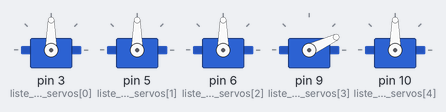
Simulated run of this sketch. Board: Arduino Uno, built with avr-gcc and run on an emulated ATmega328P. Parts: 5 × servo.

Above: at 0.15 s.
Timing chart, 0 to 1.6 s (numbered marks = the images above):
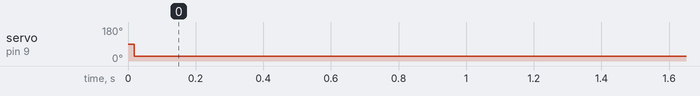

The sketch:

sbus_to_pwm_uno.ino
```cpp
#include <Servo.h>//the servo output library


uint16_t CH[18];//channel values are stored here
uint8_t buf[26];
char sbus_flag=0;
const int minAngle = 30; // servo angle range
const int maxAngle = 150;

//On crée une array contenant tous les servos
Servo g_liste_servos[5];


void setup()
{
  int liste_pins_servos[5] = {3,5,6,9,10};
  int i(0);
  //On assigne à chaque servo un pin
  for(Servo &servo : g_liste_servos)
    servo.attach(liste_pins_servos[i++]);
  Serial.begin(100000);
}

void setServoAngle(Servo s, int angle) {//mapping the channel value to pwm output for servos
  int Angle = map(angle, 512, 1536, minAngle, maxAngle);
  s.write(Angle);
}

void moteur(int throttle) {//the mapping of throttle is different than servos
  int rot = map(throttle, 512, 1536, 60, 130);
  g_liste_servos[3].write(rot);
}

void loop(){
  delay(5);
  int i(0);
  for(Servo &servo : g_liste_servos)
    if(i == 2)
      moteur(CH[i++]);
    else
      setServoAngle(servo,CH[i++]);
}

void serialEvent(void){//this function is activated by serial input, and saves sbus data in buf
  //Gestion d'erreurs
  if(Serial.available()<=25)
    goto close_function;

  while(true)
    if((buf[0]=Serial.read())==0x0f)//the sbus communication begins with 0x0f
      break;

  for(int i=1;i<26;i++)
    buf[i]=Serial.read();

  close_function:
  Sbus_Data_Count(buf);
}

void Sbus_Data_Count(uint8_t *buf){//function translating sbus data to integers
  if(buf[0]==0x0f&&buf[24]==0x00){
    int map_indexs[16] = {1,2,3,5,6,7,9,10,12,13,14,16,17,18,20,21}; //Relation indexs CH et buf
    for(int i =0;i<16;i++){
      //Formule générale
      CH[i] = (static_cast<int16_t>(buf[map_indexs[i]]) >> i*3%8) | (static_cast<int16_t>(buf[map_indexs[i]]) << (8-i*3%8));
      //Exceptions
      switch(i){
        case 2:
        case 10:
          CH[i] |= static_cast<int16_t>(buf[map_indexs[i]+2]) << 10; //Cas 2 et 10
          break;
        case 5:
        case 13:
          CH[i] |= static_cast<int16_t>(buf[map_indexs[i]+2]) << 9; //Cas 5 et 13
          break;
      }
      //Fin formule générale
      CH[i] &= 0x07FF;
    }
  }
}
```

Measured:
- by itself, servo on pin 9 (liste_pins_servos[3]): 90° → 25° at 0.02 s
